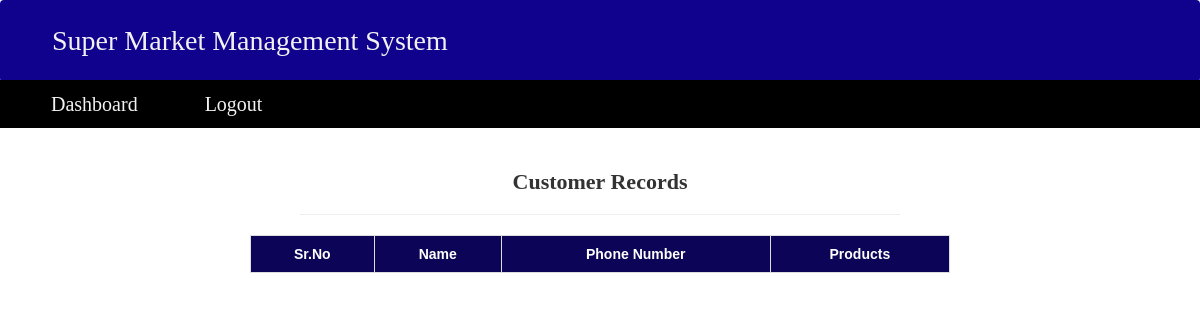
Before: /viewcustomer/ (signed in) with the older database file.
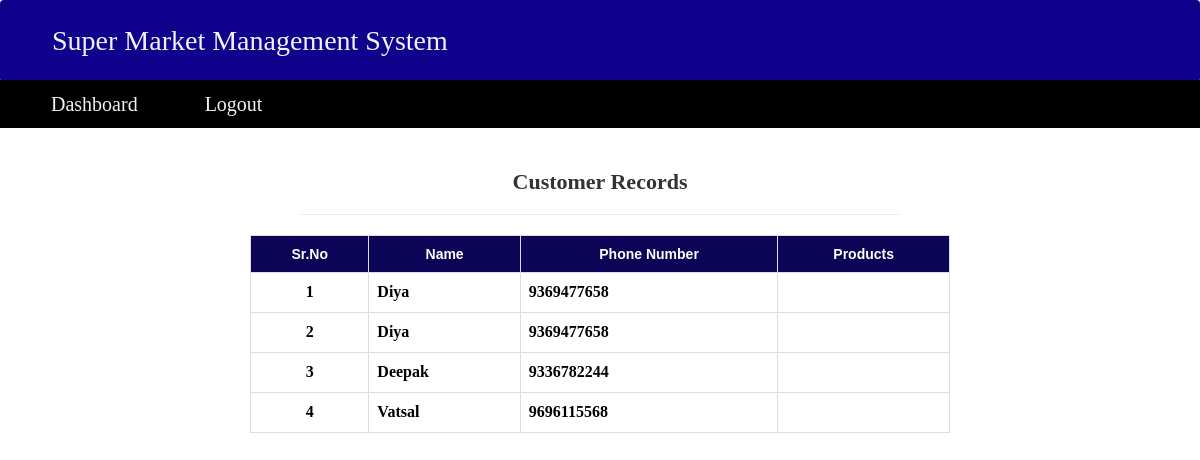
After: the same page with the newer database file.
### superapp/models.py (models this page shows, shortened)
class Customer(models.Model):
    name=models.CharField(max_length=30)
    phoneno=models.CharField(max_length=10)
    products=models.ManyToManyField(Product,blank=True)

### superapp/views.py (the view)
# urls.py: path('viewcustomer/',views.viewcustomer,name='viewcustomer'),
@login_required
def viewcustomer(request):
    customer=Customer.objects.all()
    return render(request,'viewcustomer.html',{'customer':customer})

### templates/viewcustomer.html (shortened to what this page needs)
<!DOCTYPE html>
<html>
<head>
<link rel="stylesheet" href="https://maxcdn.bootstrapcdn.com/bootstrap/3.4.1/css/bootstrap.min.css">
</head>
<body>
<div class="navbar">
  <a href="{% url 'home' %}" style="font-family: times;">Super Market Management System</a>
</div>
<div class="nav1" style="font-family: times;">
    <a href="{% url 'frontpage' %}">Dashboard</a>
    <a href="{% url 'logoutpage' %}">Logout</a>
</div>
<div class="main">
    <br>
    <p>
      <div style="text-align: center;">
  <h1 style="font-size: 22px;font-family:times;"><b>Customer Records</b></h1>
  <hr style="color:black;width:600px; text-align:center ">
  <table style="width:700px;margin-left:auto;margin-right:auto">
  <tr style="background-color: rgb(12, 4, 87);color:white;">
    <th style="text-align: center;">Sr.No</th>
    <th style="text-align: center;">Name</th>
    <th style="text-align: center;">Phone Number</th>
    <th style="text-align: center;">Products</th>
  </tr>
  {% for j in customer %}
                <tr style="color: black;font-size:16px;font-family:times;height:5px;">
                    <th style="text-align: center;">{{ forloop.counter }}</th>
                    <th>{{ j.name }}</th>
                    <th>{{ j.phoneno }}</th>
                    <th>
                    </th>
                </tr>
  {% endfor %}
   </table>
  </div>
</p>
  </div>
</body>
</html>

Changed rows visible on the page:
added Customer: name "Diya", phoneno "9369477658"
added Customer: name "Diya", phoneno "9369477658"
added Customer: name "Deepak", phoneno "9336782244"
added Customer: name "Vatsal", phoneno "9696115568"
